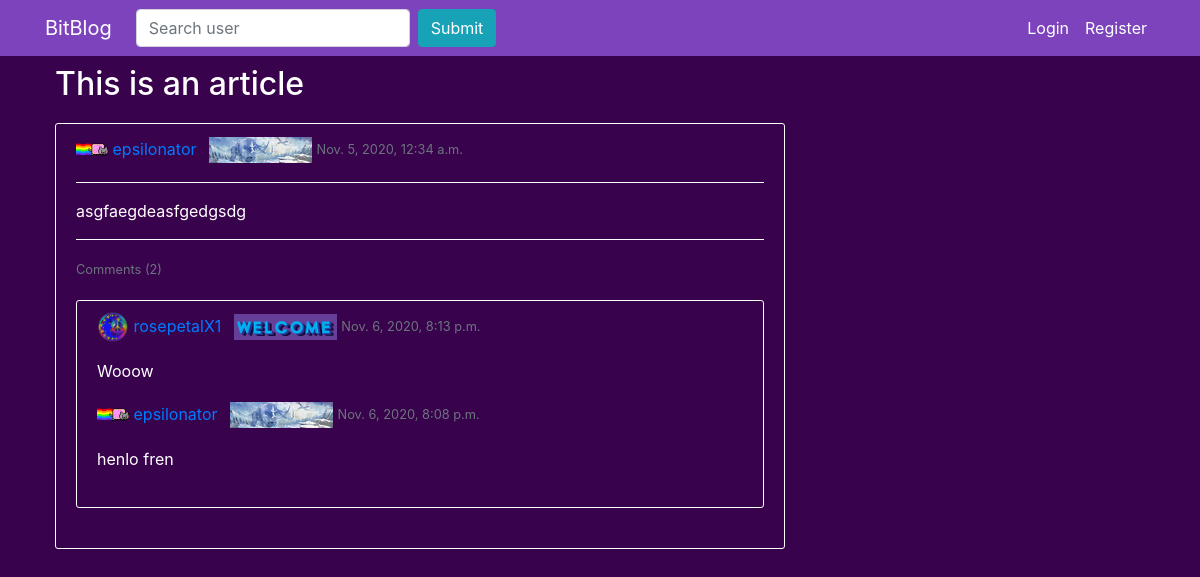
/post/1/, run on an earlier commit of the app's database.
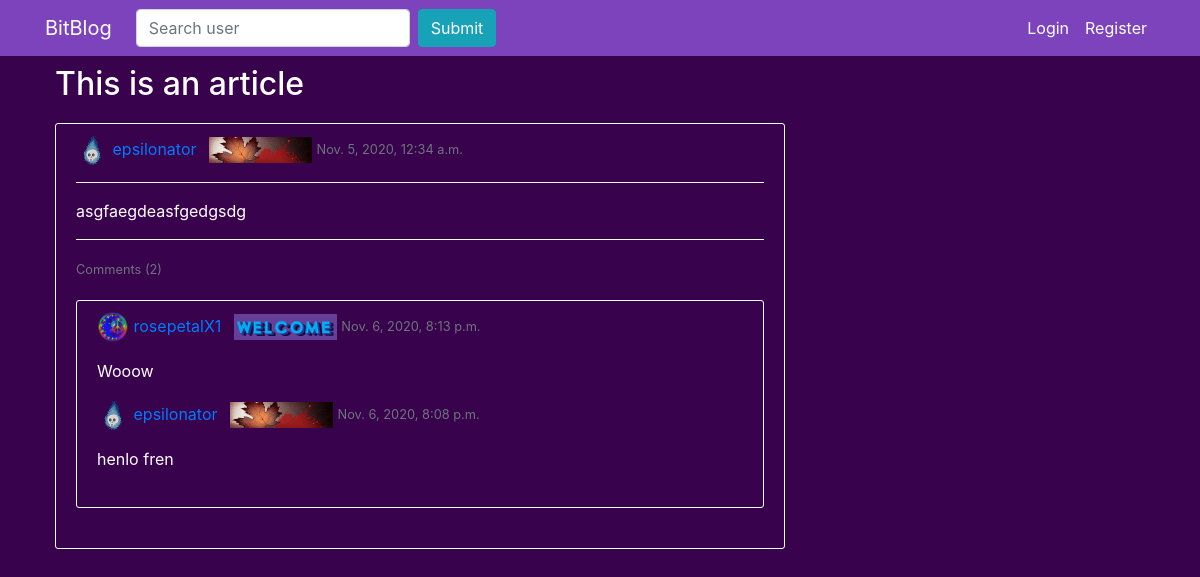
And on a later commit of the database.
### blog/models.py (models this page shows, shortened)
class BlogPost(models.Model):
	title = models.CharField(max_length = 50)
	content = RichTextField()
	post_date = models.DateTimeField(default = timezone.now)
	author = models.ForeignKey(User, on_delete = models.CASCADE)
	votes = models.IntegerField(default = 0)

class BlogUser(models.Model):
	user = models.OneToOneField(User, on_delete = models.CASCADE)
	desc = models.TextField(max_length = 250, default = "No description")
	hometown = models.CharField(max_length = 200, default = "Not specified")
	birth_date = models.DateField(null = True, blank = True)
	current_profile_card = models.ForeignKey(ProfileCard, on_delete = models.DO_NOTHING, default = 1)
	current_sigil = models.ForeignKey(Sigil, on_delete = models.DO_NOTHING, default = 1)

class Sigil(models.Model):
	name = models.CharField(unique=True, max_length=50)
	img = models.ImageField(upload_to='sigils')

class ProfileCard(models.Model):
	name = models.CharField(unique = True, max_length = 50)
	img = models.ImageField(upload_to = 'profile_cards')
	img_small = models.ImageField(upload_to = 'profile_cards_small')

class BlogComment(models.Model):
	comment = models.TextField()
	comment_date = models.DateTimeField(default = timezone.now)
	author = models.ForeignKey(User, on_delete = models.CASCADE)
	votes = models.IntegerField(default = 0)
	parent_post = models.ForeignKey(BlogPost, on_delete = models.CASCADE)

### blog/views.py (the view)
# urls.py: path('post/<int:pk>/', show_post, name = 'post'),
def show_post(request, pk):
	post = BlogPost.objects.filter(id = pk).first()
	comments = post.blogcomment_set.order_by('-comment_date')
	if request.method == 'POST':
		comment_form = CommentForm(request.POST)
		if comment_form.is_valid():
			post = BlogPost.objects.filter(id = pk).first()
			user = request.user
			comment = comment_form.cleaned_data.get('comment')
			comm_obj = BlogComment(
				comment = comment,
				author = user,
				parent_post = post
			)
			comm_obj.save()
		return redirect('post', pk = pk)
	else:
		comment_form = CommentForm()
	return render(request, 'blog/post.html', context = {
		'post' : post,
		'comments' : comments,
		'comment_form' : comment_form,
		'current_user' : request.user
	})

### blog/forms.py
class CommentForm(forms.ModelForm):
	comment = forms.CharField()
	class Meta:
		model = BlogComment
		fields = ['comment']

### blog/templatetags/custom_tags.py (called while the page is built)
@register.simple_tag
def setvar(val = None):
    return val

### blog/templates/blog/post.html (shortened to what this page needs)
{% extends 'blog/base.html' %}
{% load crispy_forms_tags %}
{% block content %}
	<h2>{{ post.title }}</h2>
	<article class="media content-section">
		<div class="media-body">
			<div class="article-metadata">
				<img class = "size-32" src="{{ post.author.bloguser.current_sigil.img.url }}">
				<a class="mr-2" href="{% url 'profile' post.author.username %}">{{ post.author }}</a>
				<img src = "{{ post.author.bloguser.current_profile_card.img_small.url }}">
				<small class="text-muted">{{ post.post_date }}</small>
			</div>
			<hr>
			<p class="article-content">{{ post.content | safe | linebreaks }}</p>
			<hr>
			<small class="text-muted">Comments ({{ post.blogcomment_set.count }})</small>
			{% if comments %}
			<div class="content-section">
				{% for comment in comments %}
					<div class="article-metadata">
						<img class = "size-32" src="{{ comment.author.bloguser.current_sigil.img.url }}">
						<a class="mr-2" href="">{{ comment.author }}</a>
						<img src="{{ comment.author.bloguser.current_profile_card.img_small.url }}">
						<small class="text-muted">{{ comment.comment_date }}</small>
					</div>
				<p class="article-content">{{ comment.comment | linebreaks }}</p>
				{% endfor %}
			</div>
			{% endif %}
		</div>
	</article>
{% endblock %}

What changed in the data, as far as the page shows it:
changed through a linked row, BlogPost "This is an article": author.bloguser.current_sigil.img: a different picture; author.bloguser.current_profile_card.img_small: a different picture
changed through a linked row, BlogComment "henlo fren": author.bloguser.current_sigil.img: a different picture; author.bloguser.current_profile_card.img_small: a different picture
